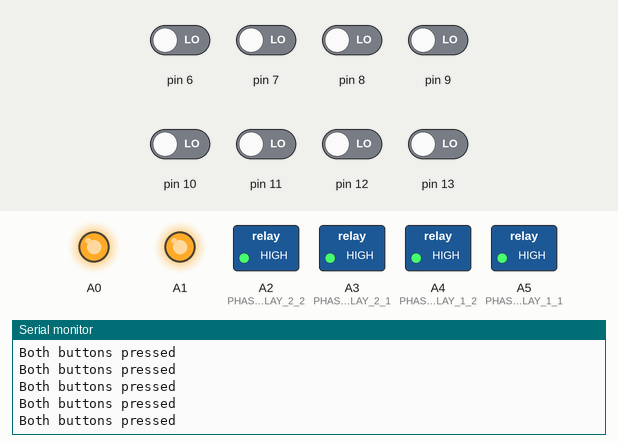
The program below on a simulated Arduino Uno, built with avr-gcc and run on an emulated ATmega328P. On the bench: switched loads named in the program (green lamp = pin HIGH), output pins drawn as LEDs (lit = HIGH), the last lines printed to the serial monitor. The test bench sets the inputs (shaded band); at power-on: pin 6–13 LOW.

Above: at 1.2 s.
1.3 s: pin 6 driven HIGH
At 1.8 s:
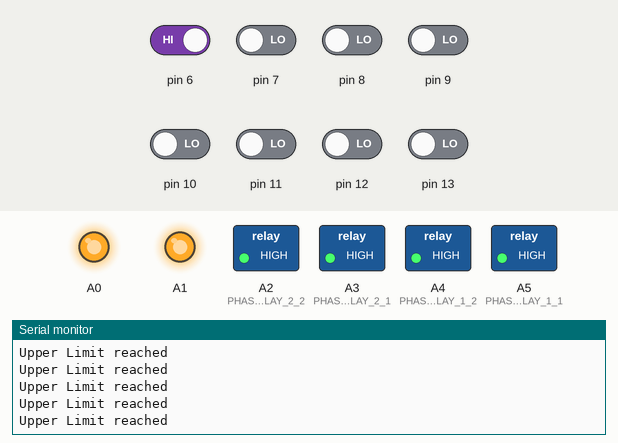
3.3 s: pin 7 driven HIGH
At 4.0 s:
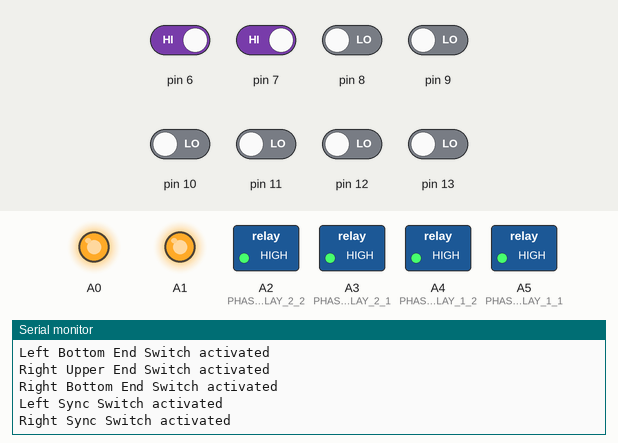

Measured:
- after the input at 1.3 s, the serial monitor: prints a new line after 0.10 s (image 1)
- after the input at 3.3 s, the serial monitor: prints a new line after 0.11 s (image 2)

The program:

main.cpp
```cpp
#include <Arduino.h>
#include <Bounce2.h>

#define UP_BUTTON 7
#define DOWN_BUTTON 6

#define PHASE_SWAP_RELAY_1_1 A5
#define PHASE_SWAP_RELAY_1_2 A4
#define PHASE_SWAP_RELAY_2_1 A3
#define PHASE_SWAP_RELAY_2_2 A2
#define LEFT_MOTOR_RELAY A1
#define RIGHT_MOTOR_RELAY A0

#define LEFT_UPPER_END_SWITCH 9
#define LEFT_BOTTOM_END_SWITCH 10
#define RIGHT_UPPER_END_SWITCH 12
#define RIGHT_BOTTOM_END_SWITCH 13
#define LEFT_SYNC_SWITCH 11
#define RIGHT_SYNC_SWITCH 8

struct ButtonConfig {
  Bounce2::Button button;
  int pin;
  const char* name;
};

ButtonConfig buttons[] = {
  {Bounce2::Button(), UP_BUTTON, "Up Button"},
  {Bounce2::Button(), DOWN_BUTTON, "Down Button"},
  {Bounce2::Button(), LEFT_UPPER_END_SWITCH, "Left Upper End Switch"},
  {Bounce2::Button(), LEFT_BOTTOM_END_SWITCH, "Left Bottom End Switch"},
  {Bounce2::Button(), RIGHT_UPPER_END_SWITCH, "Right Upper End Switch"},
  {Bounce2::Button(), RIGHT_BOTTOM_END_SWITCH, "Right Bottom End Switch"},
  {Bounce2::Button(), LEFT_SYNC_SWITCH, "Left Sync Switch"},
  {Bounce2::Button(), RIGHT_SYNC_SWITCH, "Right Sync Switch"}
};

void setupButtons() {
    for (auto &btn : buttons) {
        pinMode(btn.pin, INPUT);
        btn.button.attach(btn.pin, INPUT);
        btn.button.interval(5);
        btn.button.setPressedState(LOW);
    }
}

void setupRelays() {
    int relays[] = {LEFT_MOTOR_RELAY, RIGHT_MOTOR_RELAY,
                    PHASE_SWAP_RELAY_1_1, PHASE_SWAP_RELAY_1_2,
                    PHASE_SWAP_RELAY_2_1, PHASE_SWAP_RELAY_2_2};

    for (int relay : relays) {
        pinMode(relay, OUTPUT);
        digitalWrite(relay, HIGH);
    }
}

void setup() {
    Serial.begin(9600);
    setupRelays();
    setupButtons();
}

void loop() {
    for (auto &btn : buttons) {
        btn.button.update();
    }

    bool upButtonPressed = buttons[0].button.pressed();
    bool upButtonReleased = buttons[0].button.released();
    bool downButtonPressed = buttons[1].button.pressed();
    bool downButtonReleased = buttons[1].button.released();
    bool bothButtonsPressed = buttons[0].button.isPressed() && buttons[1].button.isPressed();

    bool upperLimitReached = buttons[2].button.isPressed() || buttons[4].button.isPressed();
    bool lowerLimitReached = buttons[3].button.isPressed() || buttons[5].button.isPressed();
    bool holdingUpButton = buttons[0].button.isPressed();
    bool holdingDownButton = buttons[1].button.isPressed();

    if (bothButtonsPressed) {
        Serial.println("Both buttons pressed");
        digitalWrite(PHASE_SWAP_RELAY_1_1, HIGH);
        digitalWrite(PHASE_SWAP_RELAY_1_2, HIGH);
        digitalWrite(PHASE_SWAP_RELAY_2_1, HIGH);
        digitalWrite(PHASE_SWAP_RELAY_2_2, HIGH);
        return;
    }

    if (upperLimitReached && holdingUpButton)
    {
      Serial.println("Upper Limit reached");
      digitalWrite(PHASE_SWAP_RELAY_1_1, HIGH);
      digitalWrite(PHASE_SWAP_RELAY_1_2, HIGH);
      digitalWrite(PHASE_SWAP_RELAY_2_1, HIGH);
      digitalWrite(PHASE_SWAP_RELAY_2_2, HIGH);
      return;
    }

    if (lowerLimitReached && holdingDownButton)
    {
      Serial.println("Lower Limit reached");
      digitalWrite(PHASE_SWAP_RELAY_1_1, HIGH);
      digitalWrite(PHASE_SWAP_RELAY_1_2, HIGH);
      digitalWrite(PHASE_SWAP_RELAY_2_1, HIGH);
      digitalWrite(PHASE_SWAP_RELAY_2_2, HIGH);
      return;
    }


    if (upButtonPressed) {
        Serial.println("going up");
        digitalWrite(PHASE_SWAP_RELAY_1_1, LOW);
        digitalWrite(PHASE_SWAP_RELAY_1_2, LOW);
    } else if (upButtonReleased) {
        digitalWrite(PHASE_SWAP_RELAY_1_1, HIGH);
        digitalWrite(PHASE_SWAP_RELAY_1_2, HIGH);
    }

    if (downButtonPressed) {
        Serial.println("going down");
        digitalWrite(PHASE_SWAP_RELAY_2_1, LOW);
        digitalWrite(PHASE_SWAP_RELAY_2_2, LOW);
    } else if (downButtonReleased) {
        digitalWrite(PHASE_SWAP_RELAY_2_1, HIGH);
        digitalWrite(PHASE_SWAP_RELAY_2_2, HIGH);
    }

    for (int i = 2; i < 8; i++) {
      if (buttons[i].button.isPressed()) {
          Serial.println(String(buttons[i].name) + " activated");
      }
  }
}
```
